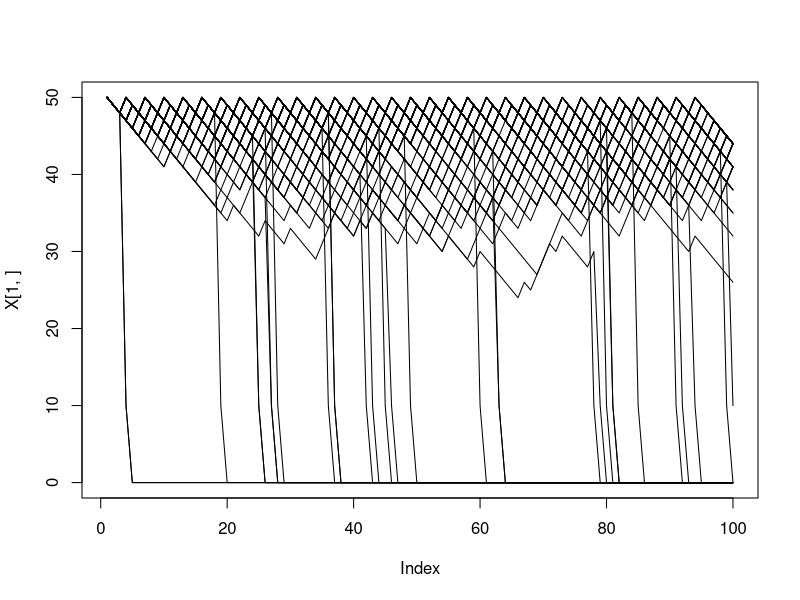
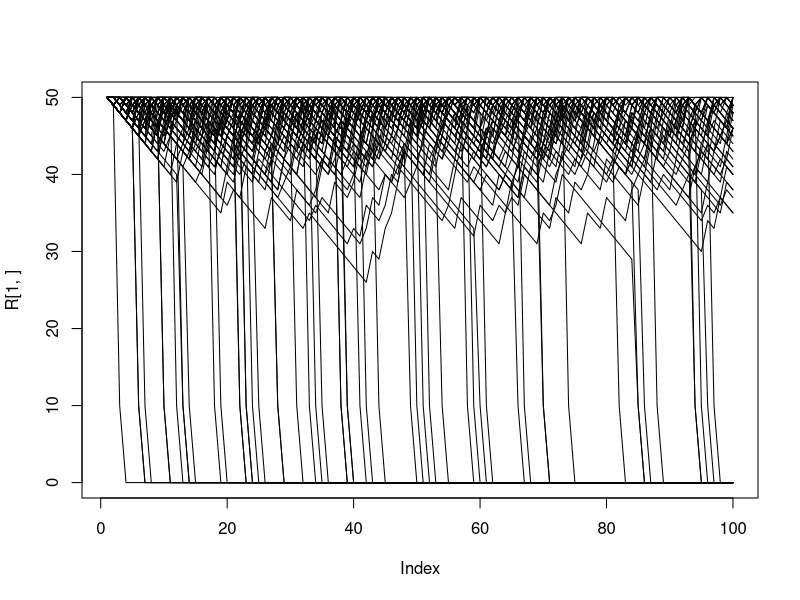
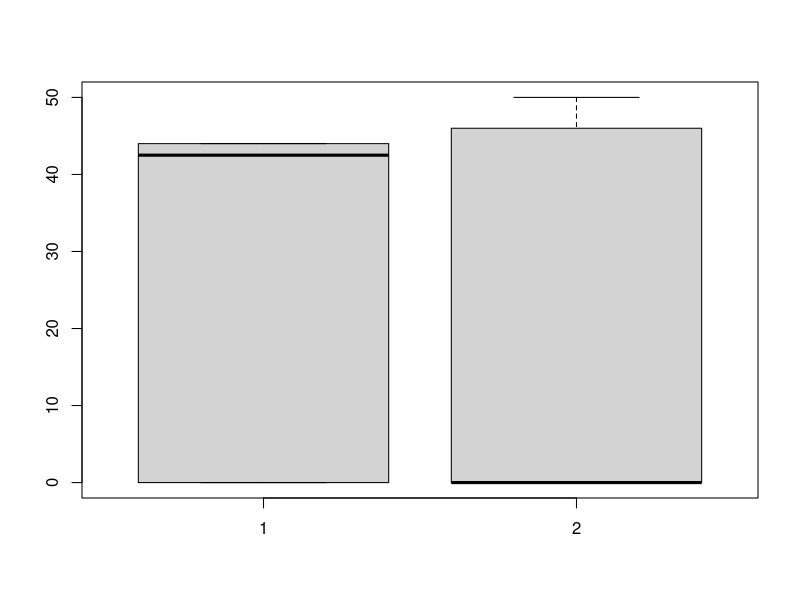

Here is the R script that generated these plots, in order:
# Declare variables
tmax <- 100;
# Critical energetic reserves
xmax <- 50;
xc <- 10;

# Declare patch-specific values for patch/activity i = 1, 2, 3
# Cost
c = c(1,1,1);
# Reward
p = c(0,3,5);
# Prob(death)
d = c(0.0,0.004,0.02);
# Prob(find food)
f = c(1,0.4,0.6);

#Number of activities/patches
np <- length(f);

# Define survival matrix and Decision matrix
S = matrix(0,xmax,tmax);
D = matrix(0,xmax,tmax-1);

# Define the Terminal Survival Function
# S(x,t=tmax) = 0 for x<= xc and S(x,t=tmax) = 1 for x > xc
xbar <- 4;
for (x in 1:xmax) {
  if (x <= xc) {
    S[x,tmax] <- 0;
  } else {
    # S[x,tmax] <- 1;
    S[x,tmax] <- (x - xc)/(x-xc+xbar);
  }
}

#boundary condition function
bc <- function(xvalue) {
  if (xvalue <= xc) {
    xvalue <- xc;
  }
  if (xvalue > xmax) {
    xvalue <- xmax;
  }
  return(xvalue)
}

# Begin backwards calculations Note that the t index is altered by -1
for (t in seq(tmax-1,1,-1)) {
  
  #Evaluate the survival-maximizing activity/patch for each energetic value
  for (x in (xc+1):xmax) {
    
    value <- numeric(np);

    #Calculate the survival probability for each patch
    for (i in 1:np) {
      
      # what is x if you find food
      xp <- x - c[i] + p[i];
      # what is x if you don't find food
      xpp <- x - c[i];
      
      #Boundary conditions!
      xp <- bc(xp);
      xpp <- bc(xpp);
      
      #Calculate the survival probability
      value[i] <- (1-d[i])*f[i]*S[xp,t+1] + (1-d[i])*(1-f[i])*S[xpp,t+1];
    }
    #Now that the values are calculate, which is the largest?
    maxvalue <- max(value);
    #which activity/patch maximizes survival?
    istar <- which(value==maxvalue);
    
    #Now fill in the survival probabilities and decision matrix:
    S[x,t] <- maxvalue;
    D[x,t] <- istar;
    
  }
  
}




#Individual Monte Carlo simulation with fitness-maximizing decision choices


#initalize vectors

n = 100;
X = matrix(0,n,tmax);
# R = matrix(0,n,tmax);
#Initial state
X[,1] = xmax;
# R[,1] = xmax;


for (t in 1:(tmax-1)) {
  for (i in 1:n) {
    
    state = X[i,t];
    
    # rstate = R[i,t];
    
    #Only go through this if the individual is still alive
    if (state > xc) {
      
      #which activity do I choose?
      dec = D[state,t];
      # dec = sample(c(1,2,3),1);
      
      #Do I die during this activity?
      d_draw = runif(1);
      
      #IF you survive, look for food
      if (d_draw > d[dec]) {
        
        #Do I find food during this activity?
        f_draw = runif(1);
        
        if (f_draw < f[dec]) {
          #Do find food
          newstate = state + p[dec] -c[dec];
        } else {
          #Don't find food
          newstate = state - c[dec];
          
        }
        
        #Apply boundary conditions
        newstate = bc(newstate);
        
      } else {
        newstate = xc;
      }
      
      #update state for next time interval
      X[i,t+1] = newstate;
    }
  }
}

plot(X[1,],type='l',ylim=c(0,xmax))
for (i in 2:n) {
  lines(X[i,])
}

# Individual Monte Carlo simulations with RANDOM activity choices

n = 100;
R = matrix(0,n,tmax);
#Initial state
R[,1] = xmax;


for (t in 1:(tmax-1)) {
  for (i in 1:n) {
    
    state = R[i,t];
    
    #Only go through this if the individual is still alive
    if (state > xc) {
      
      #which activity do I choose?
      # dec = D[state,t];
      dec = sample(c(1,2,3),1);
      
      #Do I die during this activity?
      d_draw = runif(1);
      
      #IF you survive, look for food
      if (d_draw > d[dec]) {
        
        #Do I find food during this activity?
        f_draw = runif(1);
        
        if (f_draw < f[dec]) {
          #Do find food
          newstate = state + p[dec] -c[dec];
        } else {
          #Don't find food
          newstate = state - c[dec];
          
        }
        
        #Apply boundary conditions
        newstate = bc(newstate);
        
      } else {
        newstate = xc;
      }
      
      #update state for next time interval
      R[i,t+1] = newstate;
    }
  }
}

plot(R[1,],type='l',ylim=c(0,xmax))
for (i in 2:n) {
  lines(R[i,])
}

boxplot(cbind(X[,tmax],R[,tmax]))

#What is the probability of survival given fitness-maximizing vs. random choices?
sum(X[,tmax]>xc)

sum(R[,tmax]>xc)
